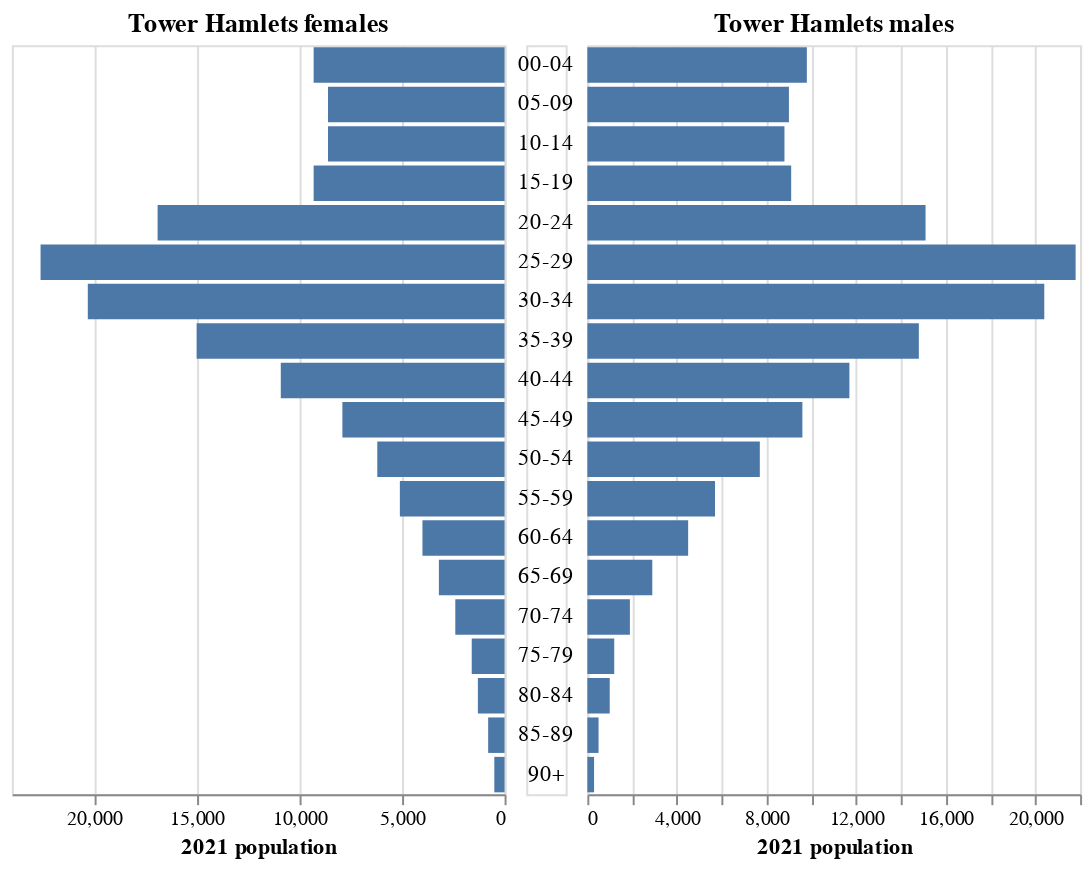

The cell this chart's notebook holds for it:
### Code cell
population_pyramid(P03_females, P03_males)

### Figure 1 — Vega-Lite specification as saved in the notebook (floating-point values rounded to 4 significant figures)
{"config": {"view": {"continuousWidth": 400, "continuousHeight": 300}}, "concat": [{"data": {"name": "data-ee36c682e083034fa5bd83916c645396"}, "mark": "bar", "encoding": {"x": {"field": "Tower Hamlets", "sort": "descending", "title": "2021 population", "type": "quantitative"}, "y": {"axis": null, "field": "group", "type": "ordinal"}}, "title": "Tower Hamlets females", "width": 250}, {"data": {"name": "data-ee36c682e083034fa5bd83916c645396"}, "mark": "text", "encoding": {"text": {"field": "group", "type": "ordinal"}, "y": {"axis": null, "field": "group", "type": "ordinal"}}, "width": 20}, {"data": {"name": "data-ec9ac00581d09afbb91580a51e3f461e"}, "mark": "bar", "encoding": {"x": {"field": "Tower Hamlets", "title": "2021 population", "type": "quantitative"}, "y": {"axis": null, "field": "group", "type": "ordinal"}}, "title": "Tower Hamlets males", "width": 250}], "spacing": 5, "$schema": "https://vega.github.io/schema/vega-lite/v4.17.0.json", "datasets": {"data-ee36c682e083034fa5bd83916c645396": [{"group": "00-04", "england and wales": 1501600, "london": 259300, "Tower Hamlets": 9300}, {"group": "05-09", "england and wales": 1634400, "london": 260100, "Tower Hamlets": 8600}, {"group": "10-14", "england and wales": 1664100, "london": 261700, "Tower Hamlets": 8600}, {"group": "15-19", "england and wales": 1568100, "london": 240300, "Tower Hamlets": 9300}, {"group": "20-24", "england and wales": 1701500, "london": 304400, "Tower Hamlets": 16900}, {"group": "25-29", "england and wales": 1897400, "london": 412200, "Tower Hamlets": 22600}, {"group": "30-34", "england and wales": 2044400, "london": 422400, "Tower Hamlets": 20300}, {"group": "35-39", "england and wales": 1953500, "london": 382700, "Tower Hamlets": 15000}, {"group": "40-44", "england and wales": 1826700, "london": 343200, "Tower Hamlets": 10900}, {"group": "45-49", "england and wales": 1825600, "london": 301200, "Tower Hamlets": 7900}, {"group": "50-54", "england and wales": 1984900, "london": 293800, "Tower Hamlets": 6200}, {"group": "55-59", "england and wales": 1936700, "london": 263900, "Tower Hamlets": 5100}, {"group": "60-64", "england and wales": 1654100, "london": 207700, "Tower Hamlets": 4000}, {"group": "65-69", "england and wales": 1425600, "london": 160600, "Tower Hamlets": 3200}, {"group": "70-74", "england and wales": 1464900, "london": 144600, "Tower Hamlets": 2400}, {"group": "75-79", "england and wales": 1091600, "london": 105700, "Tower Hamlets": 1600}, {"group": "80-84", "england and wales": 799300, "london": 81100, "Tower Hamlets": 1300}, {"group": "85-89", "england and wales": 520800, "london": 52400, "Tower Hamlets": 800}, {"group": "90+", "england and wales": 338500, "london": 34300, "Tower Hamlets": 500}], "data-ec9ac00581d09afbb91580a51e3f461e": [{"group": "00-04", "england and wales": 1575400, "london": 269700, "Tower Hamlets": 9800}, {"group": "05-09", "england and wales": 1714200, "london": 271400, "Tower Hamlets": 9000}, {"group": "10-14", "england and wales": 1749000, "london": 273600, "Tower Hamlets": 8800}, {"group": "15-19", "england and wales": 1650800, "london": 249100, "Tower Hamlets": 9100}, {"group": "20-24", "england and wales": 1712900, "london": 284800, "Tower Hamlets": 15100}, {"group": "25-29", "england and wales": 1818000, "london": 374300, "Tower Hamlets": 21800}, {"group": "30-34", "england and wales": 1908200, "london": 385900, "Tower Hamlets": 20400}, {"group": "35-39", "england and wales": 1841900, "london": 353000, "Tower Hamlets": 14800}, {"group": "40-44", "england and wales": 1753600, "london": 324200, "Tower Hamlets": 11700}, {"group": "45-49", "england and wales": 1777100, "london": 292800, "Tower Hamlets": 9600}, {"group": "50-54", "england and wales": 1922800, "london": 280000, "Tower Hamlets": 7700}, {"group": "55-59", "england and wales": 1869600, "london": 247700, "Tower Hamlets": 5700}, {"group": "60-64", "england and wales": 1602000, "london": 197000, "Tower Hamlets": 4500}, {"group": "65-69", "england and wales": 1341900, "london": 145800, "Tower Hamlets": 2900}, {"group": "70-74", "england and wales": 1331800, "london": 124500, "Tower Hamlets": 1900}, {"group": "75-79", "england and wales": 947200, "london": 84000, "Tower Hamlets": 1200}, {"group": "80-84", "england and wales": 628600, "london": 59900, "Tower Hamlets": 1000}, {"group": "85-89", "england and wales": 351400, "london": 34500, "Tower Hamlets": 500}, {"group": "90+", "england and wales": 159800, "london": 16100, "Tower Hamlets": 300}]}}
